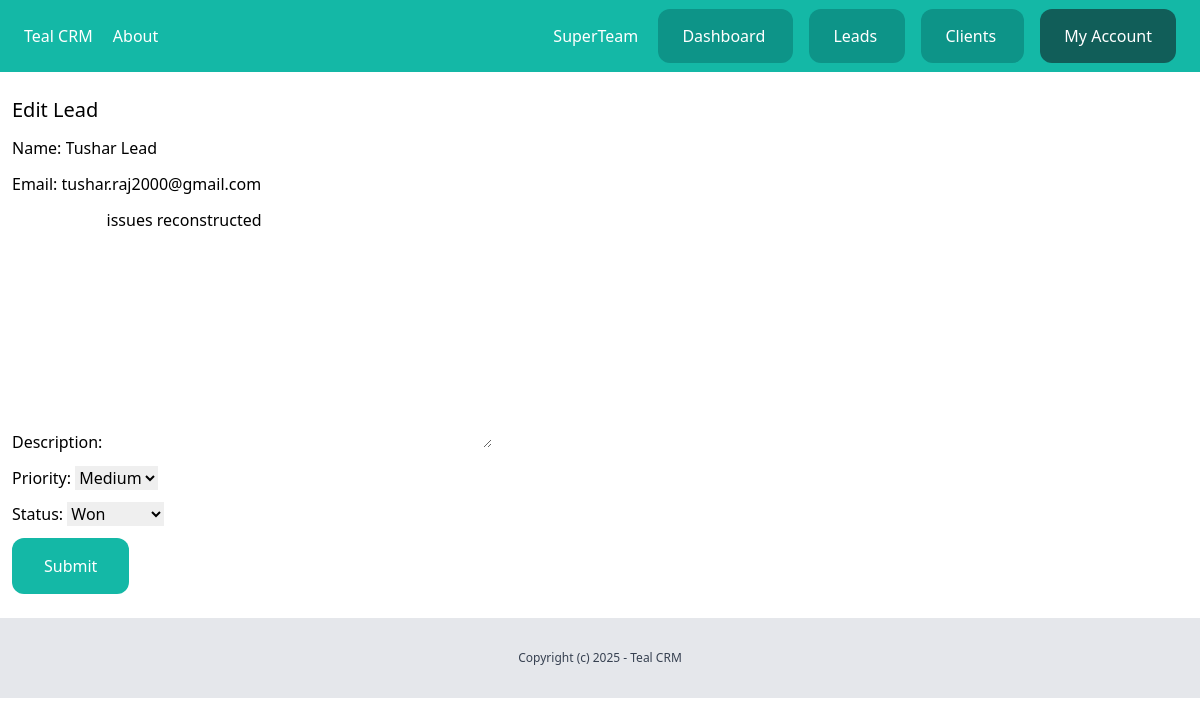
/dashboard/leads/13/edit/ (signed in), run on an earlier commit of the app's database.
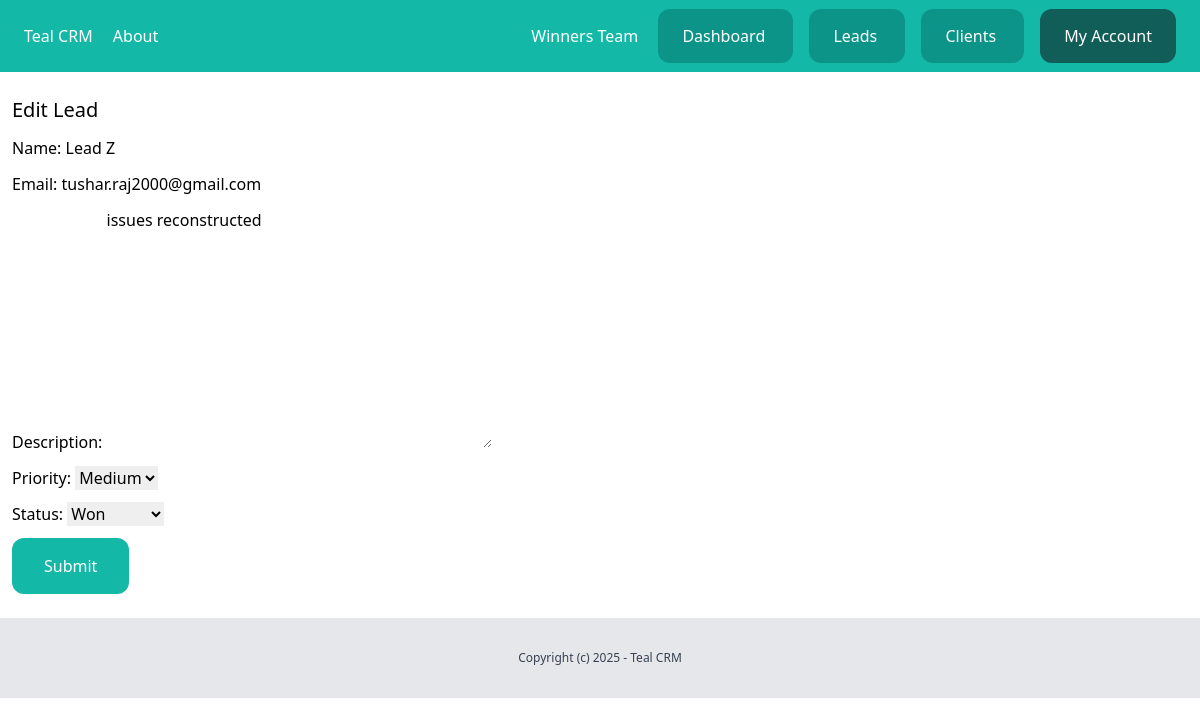
And on a later commit of the database.
### team/models.py (models this page shows)
class Team(models.Model):
    plan = models.ForeignKey(Plan,related_name='teams',on_delete=models.CASCADE, null=True, blank=True)
    name = models.CharField(max_length=255)
    created_by = models.ForeignKey(User,related_name='created_teams' ,on_delete=models.CASCADE)
    created_at = models.DateTimeField(auto_now_add=True)
    members = models.ManyToManyField(User)
    def __str__(self):
        return self.name

### leads/models.py (models this page shows, shortened)
class Lead(models.Model):
    LOW = 'low'
    MEDIUM = 'medium'
    HIGH = 'high'
    CHOICES_PRIORITY = (
        (LOW, 'Low'),
        (MEDIUM, 'Medium'),
        (HIGH, 'High')
    )
    NEW = 'new'
    CONTACTED = 'contacted'
    WON = 'won'
    LOST = 'lost'
    CHOICES_STATUS = (
        (NEW, 'New'),
        (CONTACTED, 'Contacted'),
        (WON, 'Won'),
        (LOST, 'Lost')
    )
    team = models.ForeignKey(Team, related_name='leads', on_delete=models.CASCADE)
    name=models.CharField(max_length=255)
    email=models.EmailField()
    description=models.TextField(blank=True,null=True)
    priority = models.CharField(max_length=10, choices=CHOICES_PRIORITY, default=MEDIUM)
    status = models.CharField(max_length=10, choices=CHOICES_STATUS, default=NEW)
    converted_to_client=models.BooleanField(default=False)
    created_by = models.ForeignKey(User, related_name='leads', on_delete=models.CASCADE)
    created_at = models.DateTimeField(auto_now_add=True)
    modified_at = models.DateTimeField(auto_now=True)
    class Meta:
        ordering=('name',)

### leads/views.py (the view)
# urls.py: path('<int:pk>/edit/', views.LeadUpdateView.as_view(), name='edit'),
class LeadUpdateView(LoginRequiredMixin,UpdateView):
    model = Lead
    fields = ('name','email','description','priority','status')
    def get_context_data(self, **kwargs):
        context = super().get_context_data(**kwargs)
        context["title"] = "Edit Lead"
        return context
    def get_queryset(self):
         queryset = super(LeadUpdateView, self).get_queryset()
         return queryset.filter(created_by=self.request.user,pk=self.kwargs.get('pk'))
    success_url = reverse_lazy("leads:list")

### team/context_processors.py (called while the page is built)
def active_team(request):
    active_team = None  # Default to None
    if request.user.is_authenticated:
        user_profile = getattr(request.user, 'userprofile', None)  # Safely access userprofile
        if user_profile and user_profile.active_team:
            active_team = user_profile.active_team
        else:
            active_team = Team.objects.filter(created_by=request.user).first()
    return {'active_team': active_team}

### leads/templates/leads/lead_form.html (shortened to what this page needs)
{% extends 'core/base.html' %}
{% block content %}
<div class="px-3 py-6">
    <h1 class="text-xl mb-3">{{title}}</h1>
    {% if team.plan.max_leads > team.leads.count or title == 'Edit Lead' %}
    <form method="POST" action="." class="space-y-3">
        {{form.as_p}}
        <button class="py-4 px-8 bg-teal-500 text-white rounded-xl">Submit</button>
    </form>
    {% else %}
    <div class="bg-red-100 text-red-500 p-3 rounded-xl mb-3">
        Your team have reached max number of leads for your plan. Please upgrade your plan to add more leads.
    </div>
    {% endif %}
</div>
{% endblock %}

### core/templates/core/partials/nav.html (shortened to what this page needs)
<nav class="px-6 py-6 bg-teal-500 flex justify-between">
    <div class="space-x-4">
        <a href="/" class="text-white">
            Teal CRM
        </a>
        <a href="{% url 'about' %}" class="text-white">
            About
        </a>
    </div>
    <div class="space-x-4">
        {% if request.user.is_authenticated %}
        <a href="{% url 'team:detail' active_team.id %}" class="text-white">
            {{active_team}}
        </a>
        <a href="{% url 'dashboard:index' %}" class="py-4 px-6 bg-teal-600 rounded-xl text-white">
            Dashboard
        </a>
        <a href="{% url 'leads:list' %}" class="py-4 px-6 bg-teal-600 rounded-xl text-white">
            Leads
        </a>
        <a href="{% url 'clients:list' %}" class="py-4 px-6 bg-teal-600 rounded-xl text-white">
            Clients
        </a>
        <a href="{% url 'userprofile:myaccount' %}" class="py-4 px-6 bg-teal-800 rounded-xl text-white">
            My Account
        </a>
        {% endif %}
    </div>
</nav>

What changed in the data, as far as the page shows it:
no longer on this page (row edited): Team: name "SuperTeam"
now on this page (row edited): Team: name "Winners Team"
changed Lead "tushar.raj2000@gmail.com": name "Tushar Lead" → "Lead Z"
